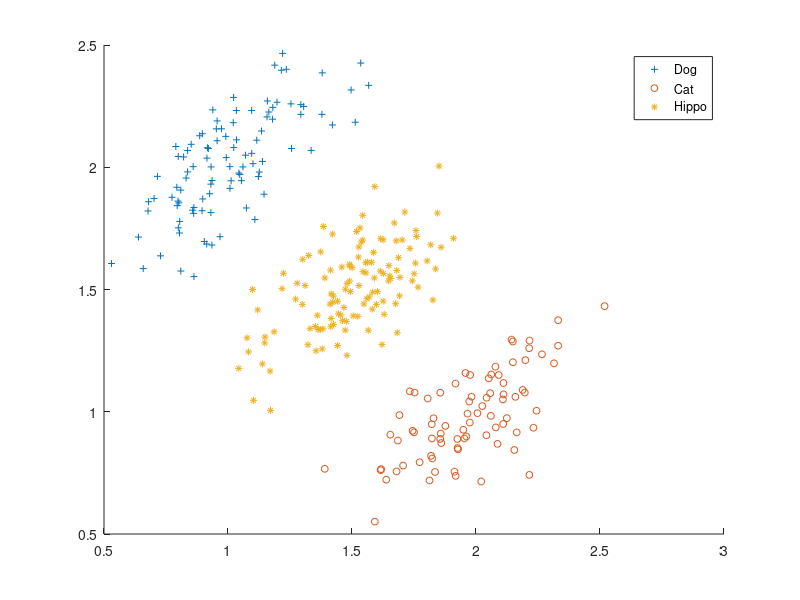

Write MATLAB code to recreate this figure. (Note: this script raises an error after producing the figure.)
%% Generate data
clearvars, close all

% class 1
% dog
dn = 100;
dm = [1,2];
ds = 0.2;
rho = 0.7;
%Xdog = ds*randn(2,dn) + dm(:)*ones(1,dn);
Xdog = mvnrnd(dm,ds^2*[1,rho;rho,1],dn)'
Tdog = repmat({'Dog'},1,dn);

% class 2
% cat
cn = 80;
cm = [2,1];
cs = 0.2;
rho = 0.7;
%Xcat = cs*randn(2,cn) + cm(:)*ones(1,cn);
Xcat = mvnrnd(cm,cs^2*[1,rho;rho,1],cn)'
Tcat = repmat({'Cat'},1,cn);

% class 3
% hippo
hn = 120;
hm = [1.5,1.5];
hs = 0.2;
rho = 0.7;
Xhippo = mvnrnd(hm,hs^2*[1,rho;rho,1],hn)';
Thippo = repmat({'Hippo'},1,hn);

% join data
T = [Tdog Tcat Thippo];
X = [Xdog Xcat Xhippo];

% Plot data
figure(1), clf, hold on,
plot(Xdog(1,:),Xdog(2,:),'+','MarkerSize',5)
plot(Xcat(1,:),Xcat(2,:),'o','MarkerSize',5)
plot(Xhippo(1,:),Xhippo(2,:),'*','MarkerSize',5)
legend('Dog','Cat','Hippo')

hold off

%% Estimate W

W = mnrfit(X',categorical(T'))

%% Make vizualization grid

ngrid = 100;
Xgrid = zeros(3,ngrid^2);
x1grid = linspace(min(X(1,:)),max(X(1,:)),ngrid);
x2grid = linspace(min(X(2,:)),max(X(2,:)),ngrid);

nind = 1;
for n1 = 1:ngrid
    for n2 = 1:ngrid
        Xgrid(:,nind) = [1,x1grid(n1),x2grid(n2)]';
        nind = nind + 1;
    end
end

%% Calculate probabilities

P = mnrval(W,Xgrid(2:3,:)');

pcat = P(:,1);
pdog = P(:,2);
phippo = P(:,3);

pcatmat = reshape(pcat,ngrid,ngrid);
pdogmat = reshape(pdog,ngrid,ngrid);
phippomat = reshape(phippo,ngrid,ngrid);

%% Plot results

% One vs all boundaries
figure(2), clf, 
subplot(131), hold on,
contour(x1grid,x2grid,pcatmat,50)
plot(Xdog(1,:),Xdog(2,:),'+','MarkerSize',5)
plot(Xcat(1,:),Xcat(2,:),'o','MarkerSize',5)
plot(Xhippo(1,:),Xhippo(2,:),'*','MarkerSize',5)
legend('P(cat)','Dog','Cat','Hippo','Location','best')

hold off

subplot(132), hold on,
contour(x1grid,x2grid,pdogmat,50)
plot(Xdog(1,:),Xdog(2,:),'+','MarkerSize',5)
plot(Xcat(1,:),Xcat(2,:),'o','MarkerSize',5)
plot(Xhippo(1,:),Xhippo(2,:),'*','MarkerSize',5)
legend('P(dog)','Dog','Cat','Hippo','Location','best')
hold off


subplot(133), hold on,
contour(x1grid,x2grid,phippomat,50)
plot(Xdog(1,:),Xdog(2,:),'+','MarkerSize',5)
plot(Xcat(1,:),Xcat(2,:),'o','MarkerSize',5)
plot(Xhippo(1,:),Xhippo(2,:),'*','MarkerSize',5)
legend('P(hippo)','Dog','Cat','Hippo','Location','best')
hold off


% Decision boundaries
[c,maxind] = max(P,[],2);
classmat = reshape(maxind,ngrid,ngrid);

figure(5), clf, hold on,
contour(x1grid,x2grid,classmat,2,'k')
plot(Xdog(1,:),Xdog(2,:),'+','MarkerSize',5)
plot(Xcat(1,:),Xcat(2,:),'o','MarkerSize',5)
plot(Xhippo(1,:),Xhippo(2,:),'*','MarkerSize',5)
legend('Decision boundaries','Dog','Cat','Hippo','Location','best')
hold off

